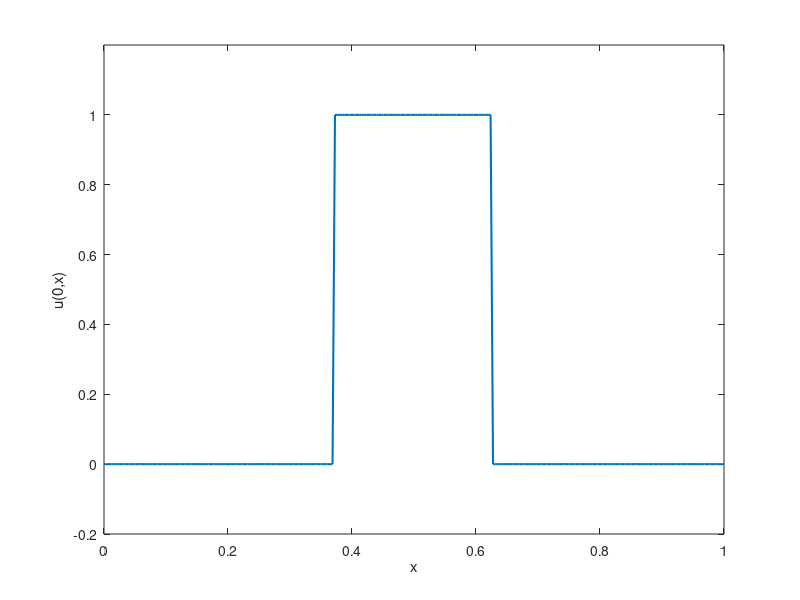

Write the MATLAB code that produced this figure. (Note: this script raises an error after producing the figure.)
% Program that solves a specific 1-dimensional heat equation IVP
% using properties of the Fourier Transform and the FFT algorithm.
%
% Course: MATH 603
% Author: Aiden Taylor
% UCID: 30092686
% Date: December 5th, 2024

%% Initialize our spatial and frequency domains
L = 1.0;
n = 256;
dx = L/(n-1);
x = (0:dx:L);
omega = (2*pi/n)*(-(n)/2:(n)/2 - 1);
omega = fftshift(omega);

%% Initialize our initial-value function
u0 = 0*x;
u0((n/2 - n/8):(n/2 + n/8)) = 1;

%% Plot the initial-value function
figure
plot((0:255)*dx,u0,"LineWidth",1.5)
axis([0 1 -0.2 1.2])
xlabel("x")
ylabel("u(0,x)")

%% Compute the FFT of the initial-value function
u0_hat = fft_(u0,zeros(1,n),n,exp(2*pi*1i/n));

%% Define our temporal domain
dt = 1;
t = (0:dt:100);

%% Initialize matrices for our Fourier coefficients and unknown function
u_hat = zeros(length(t),n);
u = zeros(length(t),n);

%% Solve each ODE and compute the IFFT of the resulting solutions
for k = 1:length(t)
    u_hat(k,:) = u0_hat.*exp(-omega.^2*t(k));
    u(k,:) = (1/n)*fft_(u_hat(k,:),zeros(1,n),n,exp(-2*pi*1i/n)); % don't need IFFT function, just use FFT function this way
end

%% Plot numerical solutions in 2-dimensions
figure
hold on
for k = 1:10:length(t)
    plot(x,real(u(k,:)),"LineWidth",1.5)
    xlabel("x")
    ylabel("u(t,x)")
end

%% Plot numerical solution in 3-dimensions
figure
hold on, grid on
for k = 1:10:length(t)
    plot3(k*ones(length(x)),x,real(u(k,:)))
    xlabel("t")
    ylabel("x")
    zlabel("u(t,x)")
end
view(3)

%% FFT function
function F = fft_(f,F,n,xi)
    if n == 1
        F(1) = f(1);
    else
        f_even = zeros(1,n/2);
        f_odd = zeros(1,n/2);
        for k = 1:((n/2))
            f_even(k) = f(2*(k-1)+1);
            f_odd(k) = f(2*(k-1)+2);
        end
        F_even = fft_(f_even,zeros(1,n/2),n/2,xi^2);
        F_odd = fft_(f_odd,zeros(1,n/2),n/2,xi^2);
        for k = 1:n
            F(k) = F_even(mod((k-1),n/2)+1) + (xi^(k-1))*F_odd(mod((k-1),n/2)+1);
        end
    end
end
